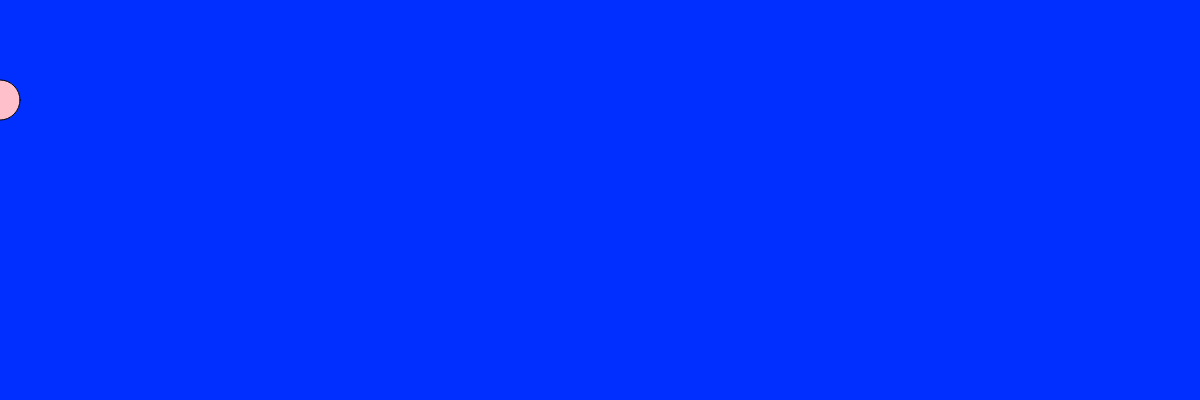
Frame 1 (no input)
Frame 60 (no input): identical to frame 1, image omitted
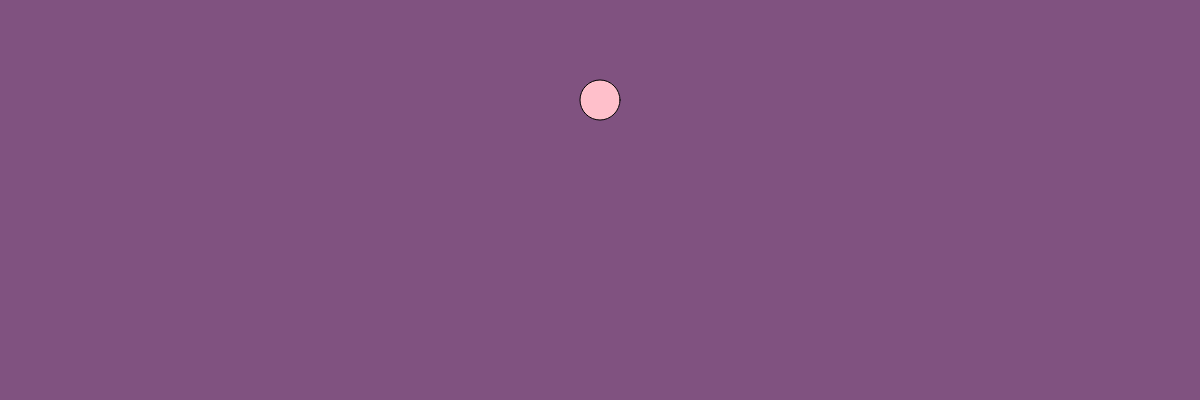
Frame 120 (the mouse pressed at the canvas centre since frame 60)

The p5.js sketch that drew these frames (run headless with seeded random() and noise() and a simulated clock; from frame 60 on, the mouse is pressed at the canvas centre):

// p5.js sketch
// ── sketch.js

var r = 0;
var g = 50;
var b=255;

// INITIALIZE ALL YOUR VARIABLES
// Ideally you would create 3 variables. red blue green or r, g, b


function setup(){

  createCanvas(1200,400);
}


function draw(){
    //background("white")
      // change the value of Red based on the mouse movement about the X axis
  // change the value of Green based on the mouse movement about the X axis
  // change the value of Blue based on the mouse movement about the X axis
  r = map(mouseX,0,1200,0,255);
  g = map(mouseX,50,900,50,100);
  b = map(mouseX,0,1200,255,0)
  // Use the map() function to do so. 
  background(r,g,b)
  // Pass the values to the background() function you have learnt previously.

  // Create an ellipse that will move around with you mouse about the X axis.
  // Remember to fill the canvas with white paint before creating the ellipse.
  fill("pink");
  ellipse(mouseX,100,40,40);
}
